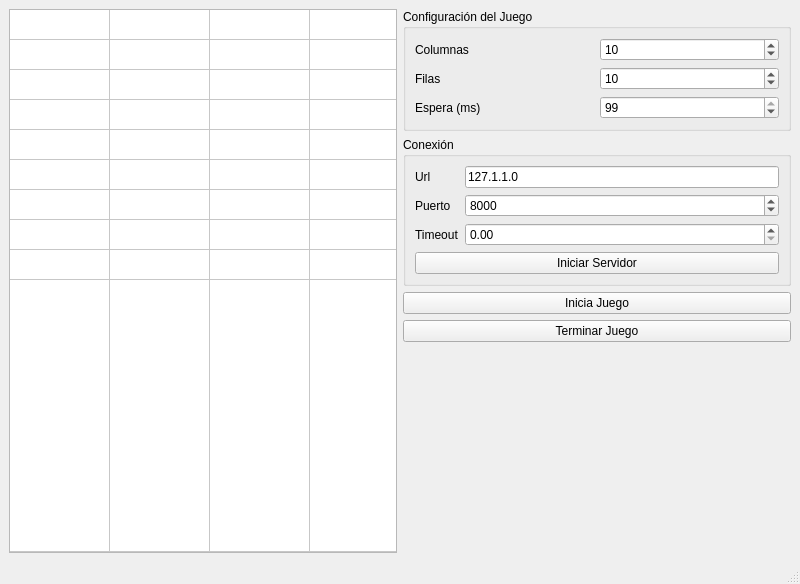
<?xml version="1.0" encoding="UTF-8"?>
<ui version="4.0">
 <class>MainWindow</class>
 <widget class="QMainWindow" name="MainWindow">
  <property name="geometry">
   <rect>
    <x>0</x>
    <y>0</y>
    <width>800</width>
    <height>584</height>
   </rect>
  </property>
  <property name="windowTitle">
   <string>Servidor</string>
  </property>
  <widget class="QWidget" name="centralwidget">
   <layout class="QGridLayout" name="gridLayout_3">
    <item row="1" column="1">
     <widget class="QGroupBox" name="groupBox_2">
      <property name="title">
       <string>Conexión</string>
      </property>
      <layout class="QGridLayout" name="gridLayout_2">
       <item row="0" column="1">
        <widget class="QLineEdit" name="line_url">
         <property name="text">
          <string>127.1.1.0</string>
         </property>
        </widget>
       </item>
       <item row="1" column="1">
        <widget class="QSpinBox" name="spin_puerto">
         <property name="maximum">
          <number>10000</number>
         </property>
         <property name="value">
          <number>8000</number>
         </property>
        </widget>
       </item>
       <item row="1" column="0">
        <widget class="QLabel" name="puerto">
         <property name="text">
          <string>Puerto</string>
         </property>
        </widget>
       </item>
       <item row="2" column="0">
        <widget class="QLabel" name="timout">
         <property name="text">
          <string>Timeout</string>
         </property>
        </widget>
       </item>
       <item row="0" column="0">
        <widget class="QLabel" name="url">
         <property name="text">
          <string>Url</string>
         </property>
        </widget>
       </item>
       <item row="4" column="0" colspan="2">
        <widget class="QPushButton" name="btn_iniciaserv">
         <property name="text">
          <string>Iniciar Servidor</string>
         </property>
        </widget>
       </item>
       <item row="2" column="1">
        <widget class="QDoubleSpinBox" name="spin_timeout"/>
       </item>
      </layout>
     </widget>
    </item>
    <item row="0" column="1">
     <widget class="QGroupBox" name="Group_config">
      <property name="title">
       <string>Configuración del Juego</string>
      </property>
      <layout class="QGridLayout" name="gridLayout">
       <item row="0" column="0">
        <widget class="QLabel" name="columnas">
         <property name="text">
          <string>Columnas</string>
         </property>
        </widget>
       </item>
       <item row="0" column="1">
        <widget class="QSpinBox" name="spin_column">
         <property name="value">
          <number>10</number>
         </property>
        </widget>
       </item>
       <item row="1" column="0">
        <widget class="QLabel" name="filas">
         <property name="text">
          <string>Filas</string>
         </property>
        </widget>
       </item>
       <item row="1" column="1">
        <widget class="QSpinBox" name="spin_fila">
         <property name="value">
          <number>10</number>
         </property>
        </widget>
       </item>
       <item row="2" column="0">
        <widget class="QLabel" name="espera">
         <property name="text">
          <string>Espera (ms)</string>
         </property>
        </widget>
       </item>
       <item row="2" column="1">
        <widget class="QSpinBox" name="spin_espera">
         <property name="value">
          <number>99</number>
         </property>
        </widget>
       </item>
      </layout>
     </widget>
    </item>
    <item row="3" column="1">
     <widget class="QPushButton" name="termina_juego">
      <property name="text">
       <string>Terminar Juego</string>
      </property>
     </widget>
    </item>
    <item row="0" column="0" rowspan="7">
     <widget class="QTableWidget" name="tableWidget">
      <property name="verticalScrollBarPolicy">
       <enum>Qt::ScrollBarAlwaysOff</enum>
      </property>
      <property name="horizontalScrollBarPolicy">
       <enum>Qt::ScrollBarAlwaysOff</enum>
      </property>
      <attribute name="horizontalHeaderVisible">
       <bool>false</bool>
      </attribute>
      <attribute name="horizontalHeaderCascadingSectionResizes">
       <bool>false</bool>
      </attribute>
      <attribute name="horizontalHeaderMinimumSectionSize">
       <number>10</number>
      </attribute>
      <attribute name="horizontalHeaderStretchLastSection">
       <bool>true</bool>
      </attribute>
      <attribute name="verticalHeaderVisible">
       <bool>false</bool>
      </attribute>
      <attribute name="verticalHeaderMinimumSectionSize">
       <number>10</number>
      </attribute>
      <attribute name="verticalHeaderStretchLastSection">
       <bool>true</bool>
      </attribute>
      <row>
       <property name="text">
        <string>New Row</string>
       </property>
      </row>
      <row>
       <property name="text">
        <string>New Row</string>
       </property>
      </row>
      <row>
       <property name="text">
        <string>New Row</string>
       </property>
      </row>
      <row>
       <property name="text">
        <string>New Row</string>
       </property>
      </row>
      <row>
       <property name="text">
        <string>New Row</string>
       </property>
      </row>
      <row>
       <property name="text">
        <string>New Row</string>
       </property>
      </row>
      <row>
       <property name="text">
        <string>New Row</string>
       </property>
      </row>
      <row>
       <property name="text">
        <string>New Row</string>
       </property>
      </row>
      <row>
       <property name="text">
        <string>New Row</string>
       </property>
      </row>
      <row>
       <property name="text">
        <string>New Row</string>
       </property>
      </row>
      <column>
       <property name="text">
        <string>New Column</string>
       </property>
      </column>
      <column>
       <property name="text">
        <string>New Column</string>
       </property>
      </column>
      <column>
       <property name="text">
        <string>New Column</string>
       </property>
      </column>
      <column>
       <property name="text">
        <string>New Column</string>
       </property>
      </column>
      <column>
       <property name="text">
        <string>New Column</string>
       </property>
      </column>
      <column>
       <property name="text">
        <string>New Column</string>
       </property>
      </column>
      <column>
       <property name="text">
        <string>New Column</string>
       </property>
      </column>
      <column>
       <property name="text">
        <string>New Column</string>
       </property>
      </column>
      <column>
       <property name="text">
        <string>New Column</string>
       </property>
      </column>
      <column>
       <property name="text">
        <string>New Column</string>
       </property>
      </column>
     </widget>
    </item>
    <item row="2" column="1">
     <widget class="QPushButton" name="inicia_juego">
      <property name="text">
       <string>Inicia Juego</string>
      </property>
     </widget>
    </item>
   </layout>
  </widget>
  <widget class="QStatusBar" name="statusbar"/>
 </widget>
 <resources/>
 <connections/>
</ui>
